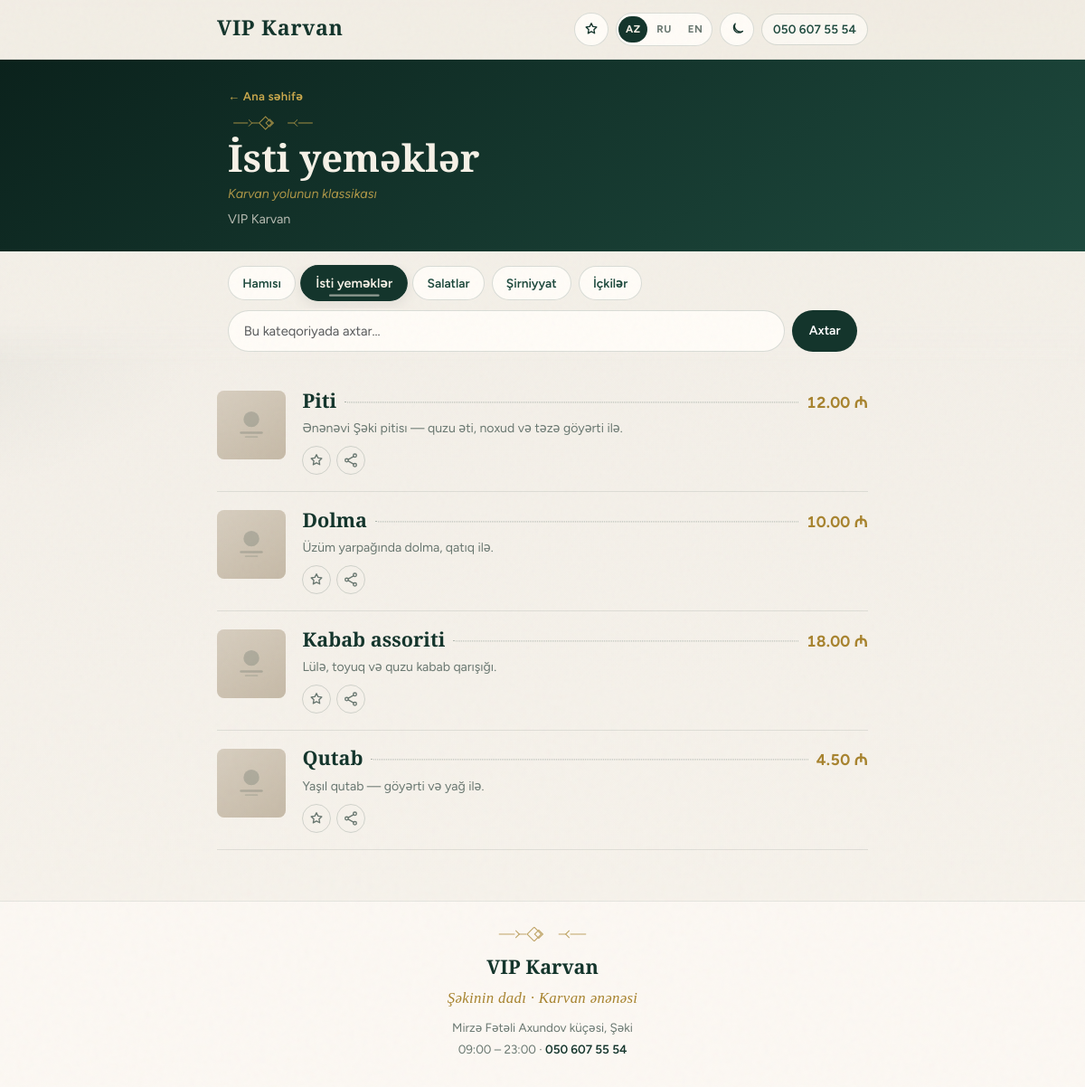
The app's page /public/menu/isti-yemekler, older data.
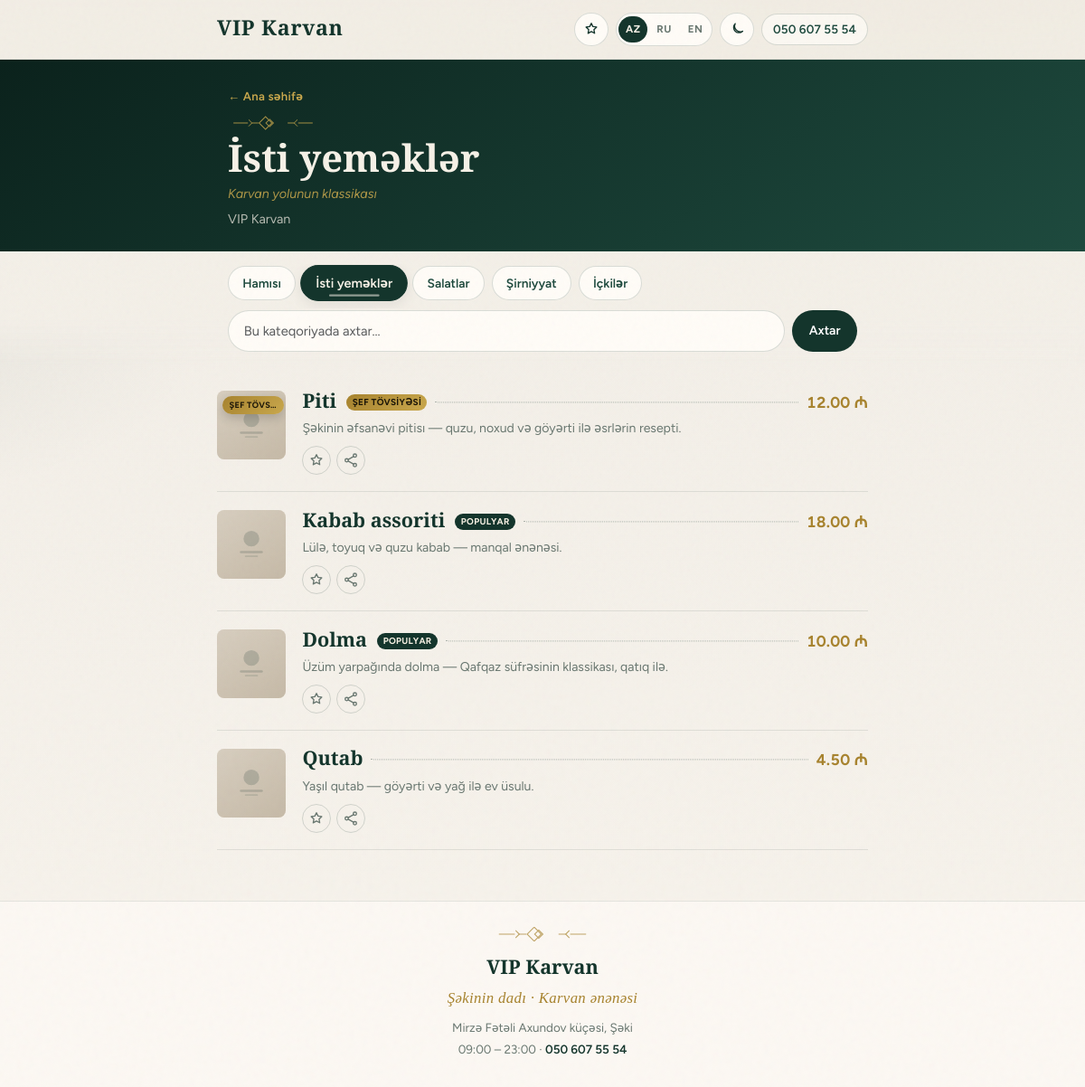
The same page, newer data.
### tables this page shows
CREATE TABLE `categories` (
  `id` INT UNSIGNED NOT NULL AUTO_INCREMENT,
  `name` VARCHAR(120) NOT NULL,
  `name_ru` VARCHAR(120) DEFAULT NULL,
  `name_en` VARCHAR(120) DEFAULT NULL,
  `slug` VARCHAR(140) NOT NULL,
  `image` VARCHAR(255) DEFAULT NULL,
  `sort_order` INT NOT NULL DEFAULT 0,
  `is_active` TINYINT(1) NOT NULL DEFAULT 1,
  `created_at` TIMESTAMP NOT NULL DEFAULT CURRENT_TIMESTAMP,
  `updated_at` TIMESTAMP NOT NULL DEFAULT CURRENT_TIMESTAMP ON UPDATE CURRENT_TIMESTAMP,
  PRIMARY KEY (`id`),
  UNIQUE KEY `uq_categories_slug` (`slug`),
  KEY `idx_categories_active_sort` (`is_active`, `sort_order`)
);

CREATE TABLE `products` (
  `id` INT UNSIGNED NOT NULL AUTO_INCREMENT,
  `category_id` INT UNSIGNED NOT NULL,
  `name` VARCHAR(160) NOT NULL,
  `name_ru` VARCHAR(160) DEFAULT NULL,
  `name_en` VARCHAR(160) DEFAULT NULL,
  `description` TEXT DEFAULT NULL,
  `description_ru` TEXT DEFAULT NULL,
  `description_en` TEXT DEFAULT NULL,
  `price` DECIMAL(10,2) NOT NULL DEFAULT 0.00,
  `image` VARCHAR(255) DEFAULT NULL,
  `sort_order` INT NOT NULL DEFAULT 0,
  `is_active` TINYINT(1) NOT NULL DEFAULT 1,
  `is_available` TINYINT(1) NOT NULL DEFAULT 1,
  `is_featured` TINYINT(1) NOT NULL DEFAULT 0,
  `is_popular` TINYINT(1) NOT NULL DEFAULT 0,
  `view_count` INT UNSIGNED NOT NULL DEFAULT 0,
  `created_at` TIMESTAMP NOT NULL DEFAULT CURRENT_TIMESTAMP,
  `updated_at` TIMESTAMP NOT NULL DEFAULT CURRENT_TIMESTAMP ON UPDATE CURRENT_TIMESTAMP,
  PRIMARY KEY (`id`),
  KEY `idx_products_category` (`category_id`),
  KEY `idx_products_active_sort` (`is_active`, `sort_order`),
  KEY `idx_products_featured` (`is_featured`, `is_active`),
  KEY `idx_products_popular` (`is_popular`, `view_count`, `is_active`),
  CONSTRAINT `fk_products_category`
    FOREIGN KEY (`category_id`) REFERENCES `categories` (`id`)
    ON DELETE CASCADE ON UPDATE CASCADE
);

### app/Views/menu/_product_card.php (the view, shortened to what the rows shown need)
<article class="product-item <?= empty($product['is_available']) ? 'is-unavailable' : '' ?> <?= !empty($product['is_featured']) || !empty($forceFeaturedBadge) ? 'is-featured' : '' ?> <?= !empty($product['is_popular']) || !empty($forcePopularBadge) ? 'is-popular' : '' ?>"
         <?= empty($skipProductAnchor) ? 'id="p-' . (int) ($product['id'] ?? 0) . '"' : '' ?>
         data-product-id="<?= (int) ($product['id'] ?? 0) ?>"
         data-product-name="<?= e(localized($product, 'name')) ?>"
         data-product-price="<?= e(money_azn($product['price'])) ?>">
    <div class="product-media">
        <img src="<?= e(upload_url($product['image'] ?? null)) ?>"
             alt="<?= e(localized($product, 'name')) ?>"
             width="176"
             height="176"
             loading="lazy"
             decoding="async">
        <?php if (!empty($product['is_featured']) || !empty($forceFeaturedBadge)): ?>
            <span class="chef-badge"><?= e(__('featured.badge')) ?></span>
        <?php endif; ?>
    </div>
    <div class="product-body">
        <div class="product-row">
            <h3 class="product-name">
                <?= e(localized($product, 'name')) ?>
                <?php if (!empty($product['is_featured']) && empty($forceFeaturedBadge)): ?>
                    <span class="chef-pill"><?= e(__('featured.badge')) ?></span>
                <?php elseif (!empty($product['is_popular']) && empty($forcePopularBadge) && empty($forceFeaturedBadge)): ?>
                    <span class="popular-pill"><?= e(__('popular.badge')) ?></span>
                <?php endif; ?>
            </h3>
            <span class="product-dots" aria-hidden="true"></span>
            <span class="product-price"><?= e(money_azn($product['price'])) ?></span>
        </div>
        <?php
        $desc = localized($product, 'description');
        if ($desc !== ''):
        ?>
            <p class="product-desc"><?= e($desc) ?></p>
        <?php endif; ?>
        <div class="product-actions">
            <button type="button"
                    class="product-action product-fav"
                    data-fav-toggle
                    aria-pressed="false"
                    aria-label="<?= e(__('fav.add')) ?>"
                    title="<?= e(__('fav.add')) ?>">
                <svg viewBox="0 0 24 24" width="18" height="18" aria-hidden="true" fill="none" stroke="currentColor" stroke-width="1.8" stroke-linecap="round" stroke-linejoin="round">
                    <path d="M12 3.6l2.4 4.86 5.36.78-3.88 3.78.92 5.34L12 15.9l-4.8 2.52.92-5.34-3.88-3.78 5.36-.78L12 3.6z"/>
                </svg>
            </button>
            <button type="button"
                    class="product-action product-share"
                    data-share-product
                    aria-label="<?= e(__('share.product')) ?>"
                    title="<?= e(__('share.product')) ?>">
                <svg viewBox="0 0 24 24" width="18" height="18" aria-hidden="true" fill="none" stroke="currentColor" stroke-width="1.8" stroke-linecap="round" stroke-linejoin="round">
                    <circle cx="18" cy="5" r="2.4"/>
                    <circle cx="6" cy="12" r="2.4"/>
                    <circle cx="18" cy="19" r="2.4"/>
                    <path d="M8.2 10.8l7.6-4.4M8.2 13.2l7.6 4.4"/>
                </svg>
            </button>
        </div>
    </div>
</article>

### app/Views/menu/category.php (shortened to what the rows shown need)
<?php
$introKey = 'intro.' . $category['slug'];
$intro = __($introKey);
?>
<section class="page-banner page-banner--heritage">
    <div class="container">
        <a class="back-link" href="<?= e(url()) ?>"><?= e(__('nav.back_home')) ?></a>
        <h1 class="page-title mt-2"><?= e(localized($category, 'name')) ?></h1>
        <?php if ($intro !== null): ?>
            <p class="page-sub page-sub--intro"><?= e($intro) ?></p>
        <?php endif; ?>
        <p class="page-sub"><?= e($settings['restaurant_name'] ?? 'VIP Karvan') ?></p>
    </div>
</section>
<div class="filter-bar">
    <div class="container">
        <div class="category-rail" role="navigation" aria-label="<?= e(__('nav.menu')) ?>">
            <a class="cat-chip" href="<?= e(url()) ?>"><?= e(__('nav.all')) ?></a>
            <?php foreach ($categories as $cat): ?>
                <a class="cat-chip <?= $cat['id'] === $category['id'] ? 'is-active' : '' ?>"
                   href="<?= e(url('menu/' . $cat['slug'])) ?>"><?= e(localized($cat, 'name')) ?></a>
            <?php endforeach; ?>
        </div>
        <form class="search-bar" method="get" action="<?= e(url('menu/' . $category['slug'])) ?>" role="search">
            <input type="search" id="q" name="q" class="form-control search-input" placeholder="<?= e(__('search.placeholder_category')) ?>" value="<?= e($search) ?>">
            <button type="submit" class="btn btn-search"><?= e(__('search.button')) ?></button>
        </form>
    </div>
</div>
<section class="container section-block">
    <?php if (empty($products)): ?>
        <div class="empty-state">
            <p><?= e($search !== '' ? __('search.empty') : __('empty.category_products')) ?></p>
        </div>
    <?php else: ?>
        <div class="product-list">
            <?php
            foreach ($products as $product):
                require __DIR__ . '/_product_card.php';
            endforeach;
            ?>
        </div>
    <?php endif; ?>
</section>

### app/Core/Router.php (shortened to what the rows shown need)
<?php
final class Router
{
    private array $routes = [];
    private function addRoute(string $method, string $path, string $controller, string $action): void
    {
        $normalized = $this->normalizePath($path);
        $this->routes[$method][$normalized] = [
            'controller' => $controller,
            'action' => $action,
        ];
    }
    public function dispatch(string $method, string $uri): void
    {
        $path = parse_url($uri, PHP_URL_PATH) ?: '/';
        $path = $this->stripBasePath($path);
        $path = $this->normalizePath($path);
        $route = $this->routes[$method][$path] ?? null;
        if ($route === null) {
            foreach ($this->routes[$method] ?? [] as $pattern => $candidate) {
                $params = $this->match($pattern, $path);
                if ($params !== null) {
                    $this->invoke($candidate['controller'], $candidate['action'], $params);
                    return;
                }
            }
            return;
        }
    }
    private function invoke(string $controller, string $action, array $params): void
    {
        $instance = new $controller();
        $instance->{$action}(...array_values($params));
    }
    private function match(string $pattern, string $path): ?array
    {
        $regex = preg_replace('#\{([a-zA-Z_][a-zA-Z0-9_]*)\}#', '(?P<$1>[^/]+)', $pattern);
        $regex = '#^' . $regex . '$#';
        if (!preg_match($regex, $path, $matches)) {
            return null;
        }
        $params = [];
        foreach ($matches as $key => $value) {
            if (is_string($key)) {
                $params[$key] = $value;
            }
        }
        return $params;
    }
    private function normalizePath(string $path): string
    {
        $path = '/' . trim($path, '/');
        return $path === '/' ? '/' : rtrim($path, '/');
    }
    private function stripBasePath(string $path): string
    {
        $scriptName = $_SERVER['SCRIPT_NAME'] ?? '';
        $base = str_replace('\\', '/', dirname($scriptName));
        if ($base !== '/' && str_starts_with($path, $base)) {
            $path = substr($path, strlen($base)) ?: '/';
        }
        return $path;
    }
}

Row changes from the older to the newer data that the page shows:
changed products "Piti": is_featured 0 → 1 (drawn); description "Ənənəvi Şəki pitisı — quzu əti, noxud və təzə göyərti ilə." → "Şəkinin əfsanəvi pitisı — quzu, noxud və göyərti ilə əsrlərin resepti."
changed products "Kabab assoriti": is_popular 0 → 1 (drawn); description "Lülə, toyuq və quzu kabab qarışığı." → "Lülə, toyuq və quzu kabab — manqal ənənəsi."; moves up the list
changed products "Dolma": is_popular 0 → 1 (drawn); description "Üzüm yarpağında dolma, qatıq ilə." → "Üzüm yarpağında dolma — Qafqaz süfrəsinin klassikası, qatıq ilə."
changed products "Qutab": description "Yaşıl qutab — göyərti və yağ ilə." → "Yaşıl qutab — göyərti və yağ ilə ev üsulu."
